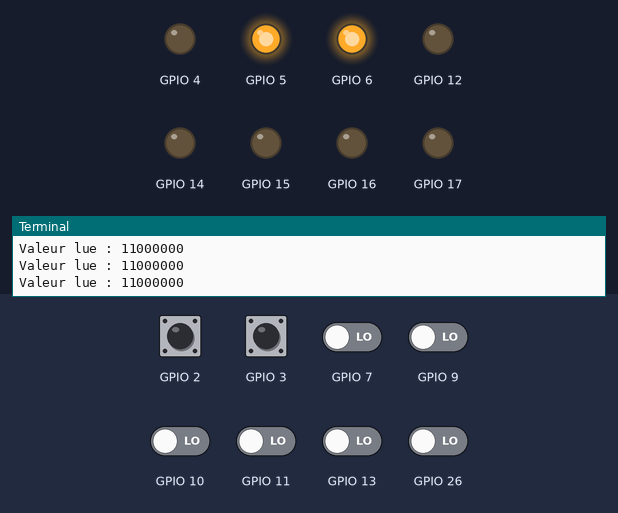
A program run on a simulated Raspberry Pi (BCM pin numbers). Shown: output pins drawn as LEDs (lit = HIGH), the last lines printed to the terminal. Inputs (shaded band) come from the test bench; at power-on: GPIO 2, GPIO 3 HIGH, GPIO 7, GPIO 9–11, GPIO 13, GPIO 26 LOW.

Above: at 1.2 s.
1.3 s: GPIO 2 pulled LOW for 0.6 s
At 1.9 s:
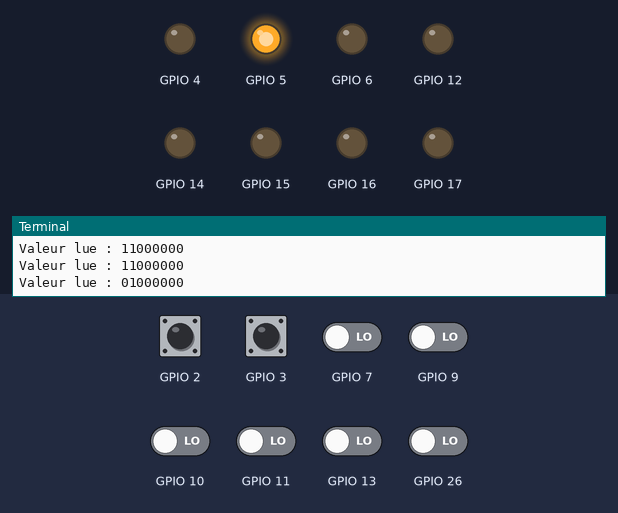
3.5 s: GPIO 3 pulled LOW for 0.6 s
At 3.8 s:
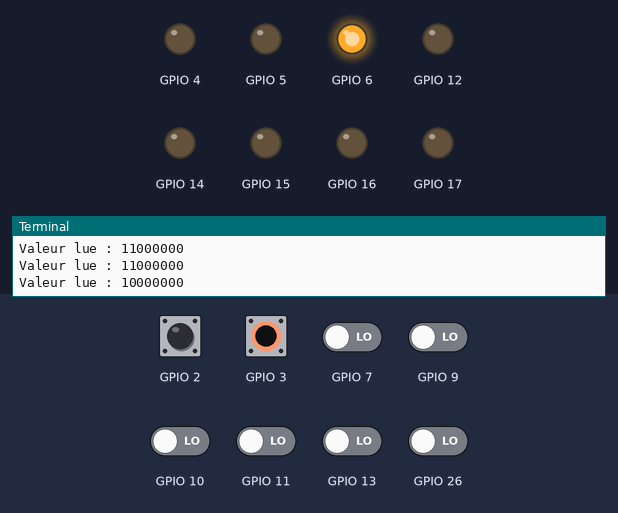
6.0 s: GPIO 7 driven HIGH
At 7.2 s:
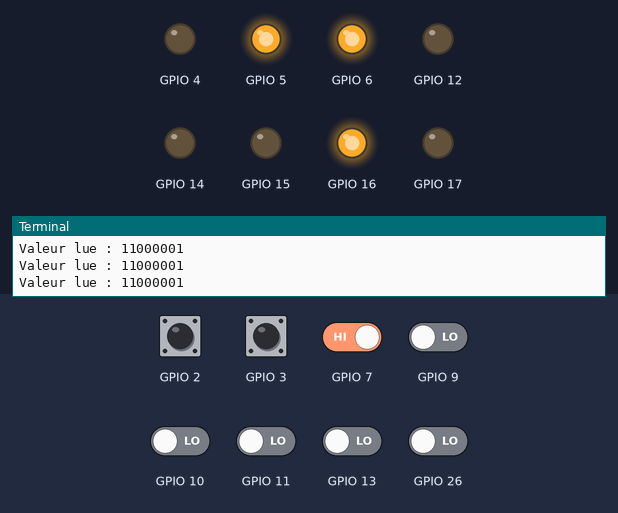
7.5 s: GPIO 9 driven HIGH
At 8.5 s:
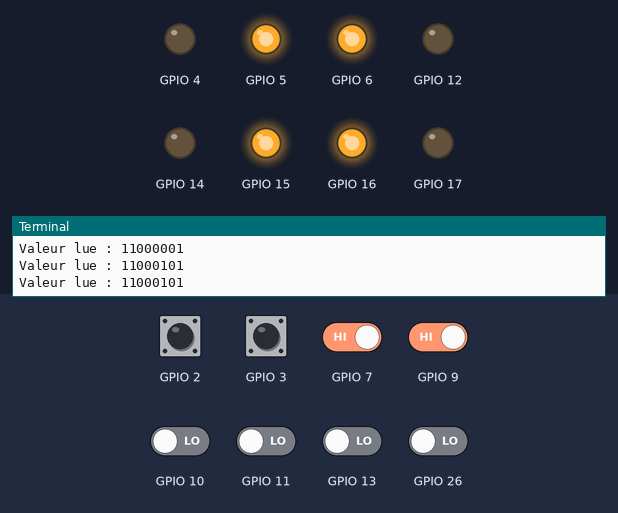
9.0 s: GPIO 10 driven HIGH
At 9.8 s:
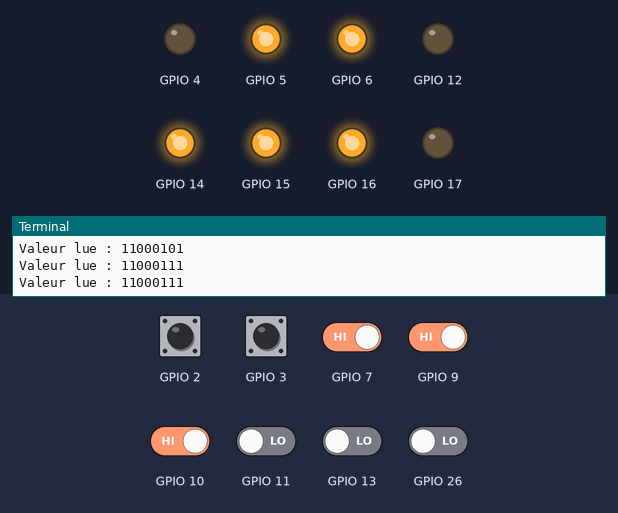
10.5 s: GPIO 11 driven HIGH
At 11.1 s:
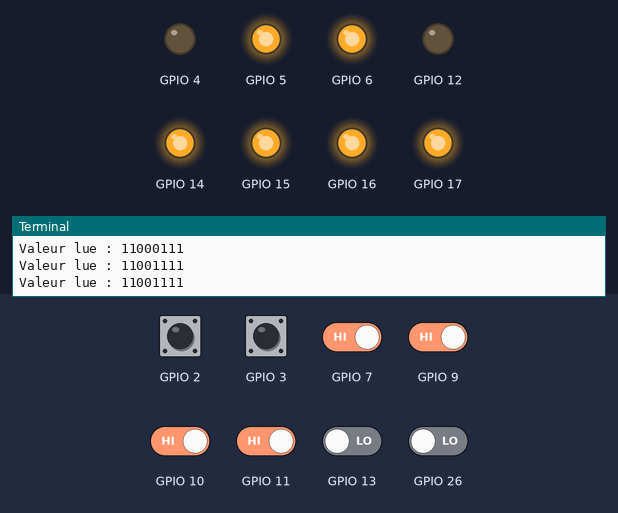
Timing chart, 0 to 13.0 s (numbered marks = the images above; inputs shaded):
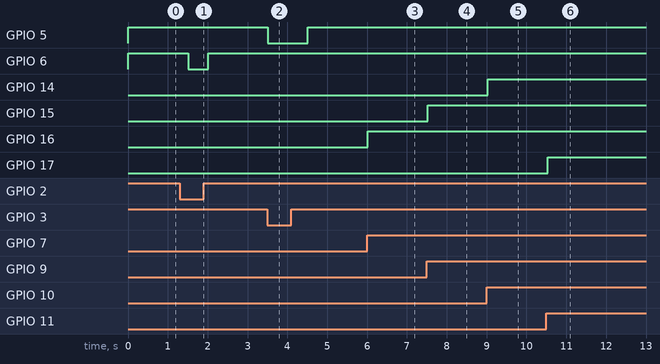

Measured:
- after the input at 1.3 s, GPIO 6: HIGH → LOW after 0.21 s, → HIGH 0.50 s later
- after the input at 3.5 s, GPIO 5: HIGH → LOW at once, → HIGH 1.0 s later
- after the input at 6.0 s, GPIO 16: LOW → HIGH at once
- after the input at 7.5 s, GPIO 15: LOW → HIGH at once
- after the input at 9.0 s, GPIO 14: LOW → HIGH at once
- after the input at 10.5 s, GPIO 17: LOW → HIGH at once

The program:

pmod_swt_8ld.py
```python
import time
import sys
from gpio import JB, JC, gpio_set_direction, gpio_get_value, gpio_set_value

# Configuration des broches en entrée (interrupteurs) et en sortie (LEDs)
for i in range(8):
    gpio_set_direction(JB[i], 0)  # Configurer les interrupteurs en entrée
    gpio_set_direction(JC[i], 1)  # Configurer les LEDs en sortie

while True:
    val = 0
    for i in range(8):
        bit = gpio_get_value(JB[i])  # Lire l'état des interrupteurs
        gpio_set_value(JC[i], bit)   # Mettre à jour les LEDs en fonction des interrupteurs
        val += bit * (1 << i)

    print(f"Valeur lue : {val:08b}")  # Affiche la valeur binaire lue
    time.sleep(0.5)  # Pause pour éviter une lecture trop rapide
```

gpio.py
```python
import RPi.GPIO as GPIO

JA = [8, 10, 9, 11, 19, 21, 20, 18]
JB = [7, 10, 9, 11, 26, 13, 3, 2]
JC = [16, 14, 15, 17, 4, 12, 5, 6]

def gpio_set_direction(pin, direction):
    GPIO.setmode(GPIO.BCM)
    GPIO.setup(pin, GPIO.OUT if direction else GPIO.IN)

def gpio_set_value(pin, value):
    GPIO.setmode(GPIO.BCM)
    GPIO.setup(pin, GPIO.OUT)
    GPIO.output(pin, value)

def gpio_get_value(pin):
    GPIO.setmode(GPIO.BCM)
    GPIO.setup(pin, GPIO.IN)
    return GPIO.input(pin)
```
